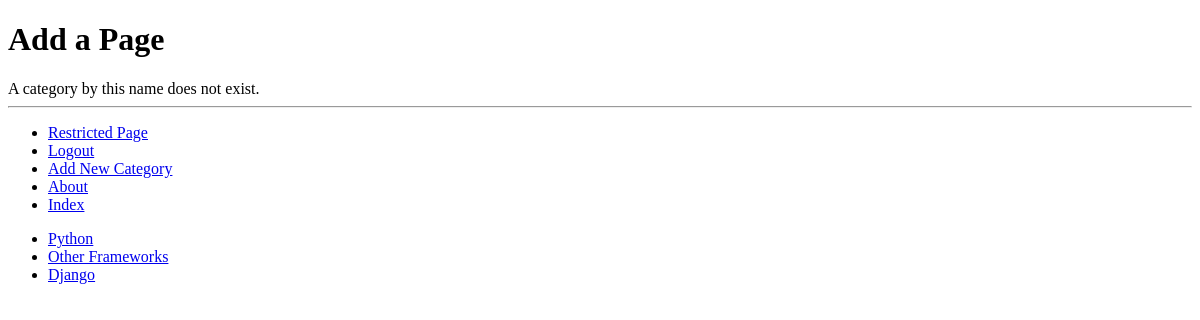
/rango/category/python/add_page/ (signed in), run on an earlier commit of the app's database.
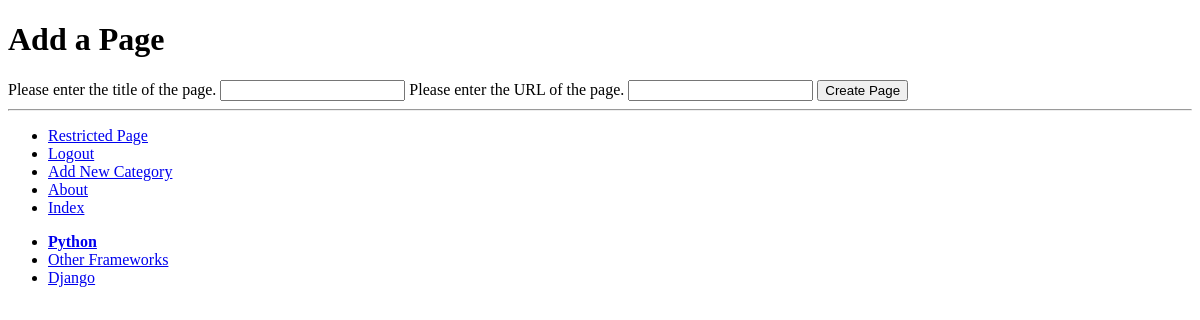
And on a later commit of the database.
### rango/models.py (models this page shows, shortened)
class Category(models.Model):
    name = models.CharField(max_length=128, unique=True)
    views = models.IntegerField(default=0)
    likes = models.IntegerField(default=0)
    slug = models.SlugField(unique=True)
    class Meta:
        verbose_name_plural ='Categories'

### rango/views.py (the view, shortened to what this page needs)
# urls.py: url(r'^category/(?P<category_name_slug>[\w\-]+)/add_page/', views.add_page, name='add_page'),
@login_required
def add_page(request, category_name_slug):
    try:
        category=Category.objects.get(slug=category_name_slug)
    except:
            category=None
    form = PageForm()
    context_dict = {'form': form, 'category': category}
    return render(request, 'rango/add_page.html', context_dict)

### rango/forms.py (shortened to what this page needs)
class PageForm(forms.ModelForm):
    title = forms.CharField(max_length=128, help_text="Please enter the title of the page.")
    url = forms.URLField(max_length=200, help_text="Please enter the URL of the page.")
    views = forms.IntegerField(widget=forms.HiddenInput(), initial=0)
    class Meta:
        model = Page
        exclude = ('category',)

### rango/templatetags/rango_template_tags.py (called while the page is built)
@register.inclusion_tag('rango/cats.html')
def get_category_list(cat=None):
    return {'cats': Category.objects.all(), 'act_cat': cat}

### templates/rango/add_page.html (shortened to what this page needs)
{% extends 'rango/base.html' %}
{% load staticfiles %}
{%block body_block %}
	<h1>Add a Page</h1>
		<div>
			{% if category %}
				<form id="page_form" method="post" action="/rango/category/{{ category.slug }}/add_page/">
					{% for field in form.visible_fields %}
						{{ field.help_text }}
						{{ field }}
					{% endfor %}
				<input type="submit" name="submit" value="Create Page" />
				</form>
			{% else %}
				A category by this name does not exist.
			{% endif %}
{% endblock %}

### templates/rango/cats.html
<ul>
	{% if cats %}
		{% for c in cats %}
			{% if c == act_cat %}
				<li>
					<strong>
						<a href="{% url 'show_category' c.slug %}">{{ c.name }}</a>
					</strong>
				</li>
			{% else %}
				<li>
					<a href="{% url 'show_category' c.slug %}">{{ c.name }}</a>
				</li>
			{% endif %}
		{% endfor %}
	{% else %}
		<li><strong>There are no categories present</strong></li>
	{% endif %}
</ul>

What changed in the data, as far as the page shows it:
changed Category "Python": slug empty → "python" (drawn)
Also different on the page:
form field submit: (not shown) → "Create Page"
new list line: "Please enter the title of the page. "
new list line: "Please enter the URL of the page. "
text no longer shown: "A category by this name does not exist."
